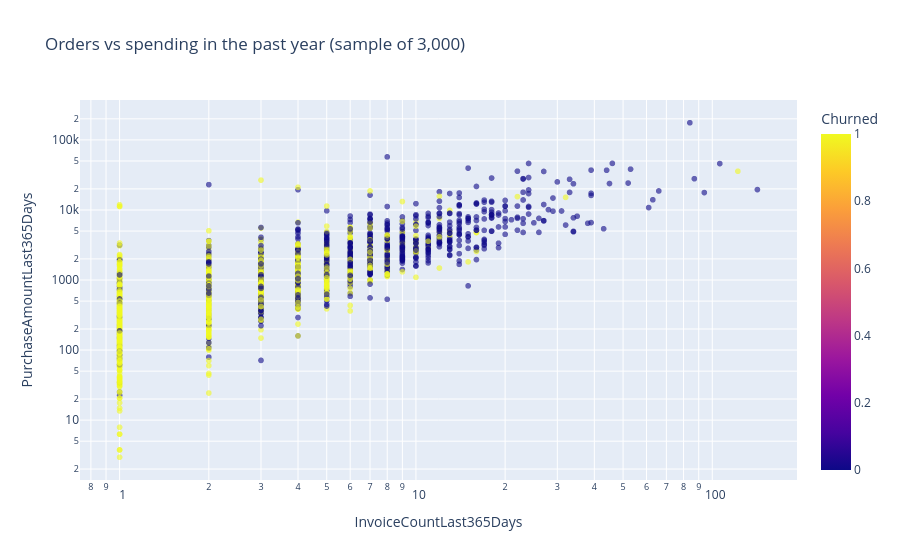

Notebook cell for this chart:
### Markdown cell above
### 8. Frequency and spending together (scatter plot)

### Code cell
px.scatter(eda.sample(3000, random_state=42), x="InvoiceCountLast365Days", y="PurchaseAmountLast365Days",
           color="Churned", log_x=True, log_y=True, opacity=0.6,
           title="Orders vs spending in the past year (sample of 3,000)")

### Figure 1 — Plotly figure (JSON) as saved in the notebook; plotly's stock layout.template omitted (floating-point values rounded to 4 significant figures; data arrays with more than 128 entries replaced by an {"elided": "..."} marker saying what was removed)
{"data": [{"hovertemplate": "InvoiceCountLast365Days=%{x}<br>PurchaseAmountLast365Days=%{y}<br>Churned=%{marker.color}<extra></extra>", "legendgroup": "", "marker": {"color": {"elided": "3000 int values"}, "coloraxis": "coloraxis", "opacity": 0.6, "symbol": "circle"}, "mode": "markers", "name": "", "showlegend": false, "type": "scattergl", "x": {"elided": "3000 int values"}, "xaxis": "x", "y": {"elided": "3000 float values"}, "yaxis": "y"}], "layout": {"coloraxis": {"colorbar": {"title": {"text": "Churned"}}, "colorscale": [[0.0, "#0d0887"], [0.1111, "#46039f"], [0.2222, "#7201a8"], [0.3333, "#9c179e"], [0.4444, "#bd3786"], [0.5556, "#d8576b"], [0.6667, "#ed7953"], [0.7778, "#fb9f3a"], [0.8889, "#fdca26"], [1.0, "#f0f921"]]}, "legend": {"tracegroupgap": 0}, "title": {"text": "Orders vs spending in the past year (sample of 3,000)"}, "xaxis": {"anchor": "y", "domain": [0.0, 1.0], "title": {"text": "InvoiceCountLast365Days"}, "type": "log"}, "yaxis": {"anchor": "x", "domain": [0.0, 1.0], "title": {"text": "PurchaseAmountLast365Days"}, "type": "log"}}}
